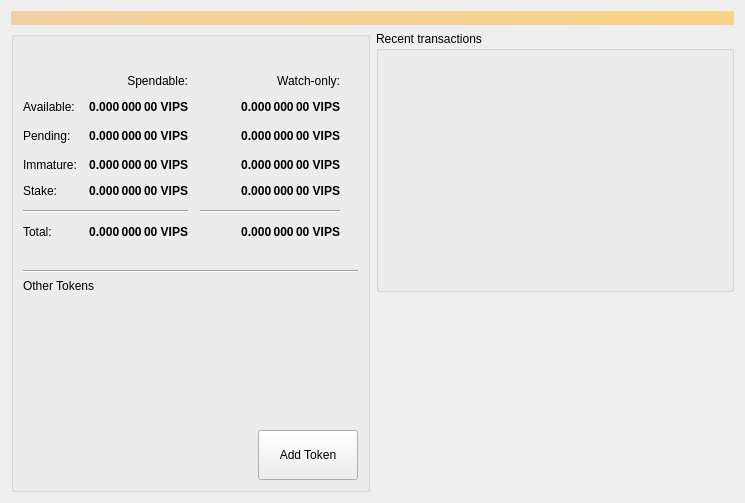
<?xml version="1.0" encoding="UTF-8"?>
<ui version="4.0">
 <class>OverviewPage</class>
 <widget class="QWidget" name="OverviewPage">
  <property name="geometry">
   <rect>
    <x>0</x>
    <y>0</y>
    <width>745</width>
    <height>503</height>
   </rect>
  </property>
  <property name="windowTitle">
   <string>Form</string>
  </property>
  <layout class="QVBoxLayout" name="topLayout">
   <item>
    <widget class="QLabel" name="labelAlerts">
     <property name="visible">
      <bool>false</bool>
     </property>
     <property name="styleSheet">
      <string notr="true">QLabel { background-color: qlineargradient(x1: 0, y1: 0, x2: 1, y2: 0, stop:0 #F0D0A0, stop:1 #F8D488); color:#000000; }</string>
     </property>
     <property name="wordWrap">
      <bool>true</bool>
     </property>
     <property name="margin">
      <number>3</number>
     </property>
     <property name="textInteractionFlags">
      <set>Qt::TextSelectableByMouse</set>
     </property>
    </widget>
   </item>
   <item>
    <layout class="QHBoxLayout" name="horizontalLayout" stretch="1,1">
     <item>
      <layout class="QVBoxLayout" name="verticalLayout_2">
       <item>
        <widget class="QGroupBox" name="groupBoxBalances">
         <layout class="QVBoxLayout" name="verticalLayout">
          <property name="spacing">
           <number>6</number>
          </property>
          <item>
           <layout class="QHBoxLayout" name="horizontalLayout_3">
            <item>
             <widget class="QPushButton" name="labelWalletStatus">
              <property name="enabled">
               <bool>true</bool>
              </property>
              <property name="maximumSize">
               <size>
                <width>30</width>
                <height>16777215</height>
               </size>
              </property>
              <property name="toolTip">
               <string>The displayed information may be out of date. Your wallet automatically synchronizes with the VIPSTARCOIN network after a connection is established, but this process has not completed yet.</string>
              </property>
              <property name="text">
               <string/>
              </property>
              <property name="icon">
               <iconset>
                <normaloff>:/icons/warning</normaloff>
                <disabledoff>:/icons/warning</disabledoff>:/icons/warning</iconset>
              </property>
              <property name="iconSize">
               <size>
                <width>24</width>
                <height>24</height>
               </size>
              </property>
              <property name="flat">
               <bool>true</bool>
              </property>
             </widget>
            </item>
            <item>
             <spacer name="horizontalSpacer">
              <property name="orientation">
               <enum>Qt::Horizontal</enum>
              </property>
              <property name="sizeHint" stdset="0">
               <size>
                <width>40</width>
                <height>20</height>
               </size>
              </property>
             </spacer>
            </item>
           </layout>
          </item>
          <item>
           <layout class="QGridLayout" name="gridLayout">
            <property name="spacing">
             <number>12</number>
            </property>
            <item row="2" column="2">
             <widget class="QLabel" name="labelWatchPending">
              <property name="font">
               <font>
                <weight>75</weight>
                <bold>true</bold>
               </font>
              </property>
              <property name="cursor">
               <cursorShape>IBeamCursor</cursorShape>
              </property>
              <property name="toolTip">
               <string>Unconfirmed transactions to watch-only addresses</string>
              </property>
              <property name="text">
               <string notr="true">0.000 000 00 VIPS</string>
              </property>
              <property name="alignment">
               <set>Qt::AlignRight|Qt::AlignTrailing|Qt::AlignVCenter</set>
              </property>
              <property name="textInteractionFlags">
               <set>Qt::LinksAccessibleByMouse|Qt::TextSelectableByKeyboard|Qt::TextSelectableByMouse</set>
              </property>
             </widget>
            </item>
            <item row="2" column="1">
             <widget class="QLabel" name="labelUnconfirmed">
              <property name="font">
               <font>
                <weight>75</weight>
                <bold>true</bold>
               </font>
              </property>
              <property name="cursor">
               <cursorShape>IBeamCursor</cursorShape>
              </property>
              <property name="toolTip">
               <string>Total of transactions that have yet to be confirmed, and do not yet count toward the spendable balance</string>
              </property>
              <property name="text">
               <string notr="true">0.000 000 00 VIPS</string>
              </property>
              <property name="alignment">
               <set>Qt::AlignRight|Qt::AlignTrailing|Qt::AlignVCenter</set>
              </property>
              <property name="textInteractionFlags">
               <set>Qt::LinksAccessibleByMouse|Qt::TextSelectableByKeyboard|Qt::TextSelectableByMouse</set>
              </property>
             </widget>
            </item>
            <item row="3" column="2">
             <widget class="QLabel" name="labelWatchImmature">
              <property name="font">
               <font>
                <weight>75</weight>
                <bold>true</bold>
               </font>
              </property>
              <property name="cursor">
               <cursorShape>IBeamCursor</cursorShape>
              </property>
              <property name="toolTip">
               <string>Mined balance in watch-only addresses that has not yet matured</string>
              </property>
              <property name="text">
               <string notr="true">0.000 000 00 VIPS</string>
              </property>
              <property name="alignment">
               <set>Qt::AlignRight|Qt::AlignTrailing|Qt::AlignVCenter</set>
              </property>
              <property name="textInteractionFlags">
               <set>Qt::LinksAccessibleByMouse|Qt::TextSelectableByKeyboard|Qt::TextSelectableByMouse</set>
              </property>
             </widget>
            </item>
            <item row="5" column="0" colspan="2">
             <widget class="Line" name="line">
              <property name="orientation">
               <enum>Qt::Horizontal</enum>
              </property>
             </widget>
            </item>
            <item row="5" column="2">
             <widget class="Line" name="lineWatchBalance">
              <property name="sizePolicy">
               <sizepolicy hsizetype="Preferred" vsizetype="Fixed">
                <horstretch>0</horstretch>
                <verstretch>0</verstretch>
               </sizepolicy>
              </property>
              <property name="minimumSize">
               <size>
                <width>140</width>
                <height>0</height>
               </size>
              </property>
              <property name="orientation">
               <enum>Qt::Horizontal</enum>
              </property>
             </widget>
            </item>
            <item row="6" column="0">
             <widget class="QLabel" name="labelTotalText">
              <property name="text">
               <string>Total:</string>
              </property>
             </widget>
            </item>
            <item row="3" column="1">
             <widget class="QLabel" name="labelImmature">
              <property name="font">
               <font>
                <weight>75</weight>
                <bold>true</bold>
               </font>
              </property>
              <property name="cursor">
               <cursorShape>IBeamCursor</cursorShape>
              </property>
              <property name="toolTip">
               <string>Mined balance that has not yet matured</string>
              </property>
              <property name="text">
               <string notr="true">0.000 000 00 VIPS</string>
              </property>
              <property name="alignment">
               <set>Qt::AlignRight|Qt::AlignTrailing|Qt::AlignVCenter</set>
              </property>
              <property name="textInteractionFlags">
               <set>Qt::LinksAccessibleByMouse|Qt::TextSelectableByKeyboard|Qt::TextSelectableByMouse</set>
              </property>
             </widget>
            </item>
            <item row="3" column="0">
             <widget class="QLabel" name="labelImmatureText">
              <property name="text">
               <string>Immature:</string>
              </property>
             </widget>
            </item>
            <item row="6" column="1">
             <widget class="QLabel" name="labelTotal">
              <property name="font">
               <font>
                <weight>75</weight>
                <bold>true</bold>
               </font>
              </property>
              <property name="cursor">
               <cursorShape>IBeamCursor</cursorShape>
              </property>
              <property name="toolTip">
               <string>Your current total balance</string>
              </property>
              <property name="text">
               <string notr="true">0.000 000 00 VIPS</string>
              </property>
              <property name="alignment">
               <set>Qt::AlignRight|Qt::AlignTrailing|Qt::AlignVCenter</set>
              </property>
              <property name="textInteractionFlags">
               <set>Qt::LinksAccessibleByMouse|Qt::TextSelectableByKeyboard|Qt::TextSelectableByMouse</set>
              </property>
             </widget>
            </item>
            <item row="6" column="2">
             <widget class="QLabel" name="labelWatchTotal">
              <property name="font">
               <font>
                <weight>75</weight>
                <bold>true</bold>
               </font>
              </property>
              <property name="cursor">
               <cursorShape>IBeamCursor</cursorShape>
              </property>
              <property name="toolTip">
               <string>Current total balance in watch-only addresses</string>
              </property>
              <property name="text">
               <string notr="true">0.000 000 00 VIPS</string>
              </property>
              <property name="alignment">
               <set>Qt::AlignRight|Qt::AlignTrailing|Qt::AlignVCenter</set>
              </property>
              <property name="textInteractionFlags">
               <set>Qt::LinksAccessibleByMouse|Qt::TextSelectableByKeyboard|Qt::TextSelectableByMouse</set>
              </property>
             </widget>
            </item>
            <item row="0" column="2">
             <widget class="QLabel" name="labelWatchonly">
              <property name="text">
               <string>Watch-only:</string>
              </property>
              <property name="alignment">
               <set>Qt::AlignRight|Qt::AlignTrailing|Qt::AlignVCenter</set>
              </property>
             </widget>
            </item>
            <item row="1" column="0">
             <widget class="QLabel" name="labelBalanceText">
              <property name="text">
               <string>Available:</string>
              </property>
             </widget>
            </item>
            <item row="1" column="1">
             <widget class="QLabel" name="labelBalance">
              <property name="font">
               <font>
                <weight>75</weight>
                <bold>true</bold>
               </font>
              </property>
              <property name="cursor">
               <cursorShape>IBeamCursor</cursorShape>
              </property>
              <property name="toolTip">
               <string>Your current spendable balance</string>
              </property>
              <property name="text">
               <string notr="true">0.000 000 00 VIPS</string>
              </property>
              <property name="alignment">
               <set>Qt::AlignRight|Qt::AlignTrailing|Qt::AlignVCenter</set>
              </property>
              <property name="textInteractionFlags">
               <set>Qt::LinksAccessibleByMouse|Qt::TextSelectableByKeyboard|Qt::TextSelectableByMouse</set>
              </property>
             </widget>
            </item>
            <item row="1" column="2">
             <widget class="QLabel" name="labelWatchAvailable">
              <property name="font">
               <font>
                <weight>75</weight>
                <bold>true</bold>
               </font>
              </property>
              <property name="cursor">
               <cursorShape>IBeamCursor</cursorShape>
              </property>
              <property name="toolTip">
               <string>Your current balance in watch-only addresses</string>
              </property>
              <property name="text">
               <string notr="true">0.000 000 00 VIPS</string>
              </property>
              <property name="alignment">
               <set>Qt::AlignRight|Qt::AlignTrailing|Qt::AlignVCenter</set>
              </property>
              <property name="textInteractionFlags">
               <set>Qt::LinksAccessibleByMouse|Qt::TextSelectableByKeyboard|Qt::TextSelectableByMouse</set>
              </property>
             </widget>
            </item>
            <item row="2" column="0">
             <widget class="QLabel" name="labelPendingText">
              <property name="text">
               <string>Pending:</string>
              </property>
             </widget>
            </item>
            <item row="0" column="1">
             <widget class="QLabel" name="labelSpendable">
              <property name="text">
               <string>Spendable:</string>
              </property>
              <property name="alignment">
               <set>Qt::AlignRight|Qt::AlignTrailing|Qt::AlignVCenter</set>
              </property>
             </widget>
            </item>
            <item row="4" column="0">
             <widget class="QLabel" name="labelStakeText">
              <property name="text">
               <string>Stake:</string>
              </property>
             </widget>
            </item>
            <item row="4" column="1">
             <widget class="QLabel" name="labelStake">
              <property name="font">
               <font>
                <weight>75</weight>
                <bold>true</bold>
               </font>
              </property>
              <property name="text">
               <string>0.000 000 00 VIPS</string>
              </property>
              <property name="alignment">
               <set>Qt::AlignRight|Qt::AlignTrailing|Qt::AlignVCenter</set>
              </property>
              <property name="textInteractionFlags">
               <set>Qt::LinksAccessibleByMouse|Qt::TextSelectableByKeyboard|Qt::TextSelectableByMouse</set>
              </property>
             </widget>
            </item>
            <item row="4" column="2">
             <widget class="QLabel" name="labelWatchStake">
              <property name="font">
               <font>
                <weight>75</weight>
                <bold>true</bold>
               </font>
              </property>
              <property name="text">
               <string>0.000 000 00 VIPS</string>
              </property>
              <property name="alignment">
               <set>Qt::AlignRight|Qt::AlignTrailing|Qt::AlignVCenter</set>
              </property>
              <property name="textInteractionFlags">
               <set>Qt::LinksAccessibleByMouse|Qt::TextSelectableByKeyboard|Qt::TextSelectableByMouse</set>
              </property>
             </widget>
            </item>
            <item row="2" column="3">
             <spacer name="horizontalSpacer_2">
              <property name="orientation">
               <enum>Qt::Horizontal</enum>
              </property>
              <property name="sizeHint" stdset="0">
               <size>
                <width>40</width>
                <height>20</height>
               </size>
              </property>
             </spacer>
            </item>
           </layout>
          </item>
          <item>
           <spacer name="verticalSpacer_3">
            <property name="orientation">
             <enum>Qt::Vertical</enum>
            </property>
            <property name="sizeType">
             <enum>QSizePolicy::Fixed</enum>
            </property>
            <property name="sizeHint" stdset="0">
             <size>
              <width>20</width>
              <height>25</height>
             </size>
            </property>
           </spacer>
          </item>
          <item>
           <widget class="Line" name="line_2">
            <property name="orientation">
             <enum>Qt::Horizontal</enum>
            </property>
           </widget>
          </item>
          <item>
           <layout class="QVBoxLayout" name="verticalLayout_5">
            <property name="spacing">
             <number>12</number>
            </property>
            <item>
             <widget class="QLabel" name="labelTokens">
              <property name="text">
               <string>Other Tokens</string>
              </property>
             </widget>
            </item>
            <item>
             <layout class="QHBoxLayout" name="horizontalLayout_4">
              <property name="leftMargin">
               <number>10</number>
              </property>
              <property name="rightMargin" stdset="0">
               <number>10</number>
              </property>
              <item>
               <widget class="QListView" name="listTokens">
                <property name="enabled">
                 <bool>true</bool>
                </property>
                <property name="styleSheet">
                 <string notr="true">QListView { background: transparent; }</string>
                </property>
               </widget>
              </item>
             </layout>
            </item>
           </layout>
          </item>
          <item>
           <layout class="QHBoxLayout" name="horizontalLayout_5">
            <item>
             <spacer name="horizontalSpacer_4">
              <property name="orientation">
               <enum>Qt::Horizontal</enum>
              </property>
              <property name="sizeHint" stdset="0">
               <size>
                <width>40</width>
                <height>20</height>
               </size>
              </property>
             </spacer>
            </item>
            <item>
             <widget class="QPushButton" name="buttonAddToken">
              <property name="minimumSize">
               <size>
                <width>100</width>
                <height>50</height>
               </size>
              </property>
              <property name="text">
               <string>Add Token</string>
              </property>
             </widget>
            </item>
           </layout>
          </item>
         </layout>
        </widget>
       </item>
       <item>
        <spacer name="verticalSpacer">
         <property name="orientation">
          <enum>Qt::Vertical</enum>
         </property>
         <property name="sizeHint" stdset="0">
          <size>
           <width>20</width>
           <height>40</height>
          </size>
         </property>
        </spacer>
       </item>
      </layout>
     </item>
     <item>
      <layout class="QVBoxLayout" name="verticalLayout_3">
       <item>
        <widget class="QGroupBox" name="groupBoxRecent">
         <property name="sizePolicy">
          <sizepolicy hsizetype="Expanding" vsizetype="Preferred">
           <horstretch>0</horstretch>
           <verstretch>0</verstretch>
          </sizepolicy>
         </property>
         <property name="title">
          <string>Recent transactions</string>
         </property>
         <layout class="QVBoxLayout" name="verticalLayout_4">
          <property name="leftMargin">
           <number>0</number>
          </property>
          <property name="rightMargin" stdset="0">
           <number>0</number>
          </property>
          <item>
           <layout class="QHBoxLayout" name="horizontalLayout_2">
            <property name="leftMargin">
             <number>9</number>
            </property>
            <property name="rightMargin" stdset="0">
             <number>9</number>
            </property>
            <item>
             <widget class="QPushButton" name="labelTransactionsStatus">
              <property name="enabled">
               <bool>true</bool>
              </property>
              <property name="maximumSize">
               <size>
                <width>30</width>
                <height>16777215</height>
               </size>
              </property>
              <property name="toolTip">
               <string>The displayed information may be out of date. Your wallet automatically synchronizes with the VIPSTARCOIN network after a connection is established, but this process has not completed yet.</string>
              </property>
              <property name="text">
               <string/>
              </property>
              <property name="icon">
               <iconset>
                <normaloff>:/icons/warning</normaloff>
                <disabledoff>:/icons/warning</disabledoff>:/icons/warning</iconset>
              </property>
              <property name="iconSize">
               <size>
                <width>24</width>
                <height>24</height>
               </size>
              </property>
              <property name="flat">
               <bool>true</bool>
              </property>
             </widget>
            </item>
            <item>
             <spacer name="horizontalSpacer_3">
              <property name="orientation">
               <enum>Qt::Horizontal</enum>
              </property>
              <property name="sizeHint" stdset="0">
               <size>
                <width>40</width>
                <height>20</height>
               </size>
              </property>
             </spacer>
            </item>
           </layout>
          </item>
          <item>
           <widget class="QListView" name="listTransactions">
            <property name="styleSheet">
             <string notr="true">QListView { background: transparent; }</string>
            </property>
            <property name="frameShape">
             <enum>QFrame::NoFrame</enum>
            </property>
            <property name="lineWidth">
             <number>0</number>
            </property>
            <property name="verticalScrollBarPolicy">
             <enum>Qt::ScrollBarAlwaysOff</enum>
            </property>
            <property name="horizontalScrollBarPolicy">
             <enum>Qt::ScrollBarAlwaysOff</enum>
            </property>
            <property name="selectionMode">
             <enum>QAbstractItemView::NoSelection</enum>
            </property>
           </widget>
          </item>
         </layout>
        </widget>
       </item>
       <item>
        <spacer name="verticalSpacer_2">
         <property name="orientation">
          <enum>Qt::Vertical</enum>
         </property>
         <property name="sizeType">
          <enum>QSizePolicy::Expanding</enum>
         </property>
         <property name="sizeHint" stdset="0">
          <size>
           <width>20</width>
           <height>40</height>
          </size>
         </property>
        </spacer>
       </item>
      </layout>
     </item>
    </layout>
   </item>
  </layout>
 </widget>
 <resources/>
 <connections/>
</ui>
